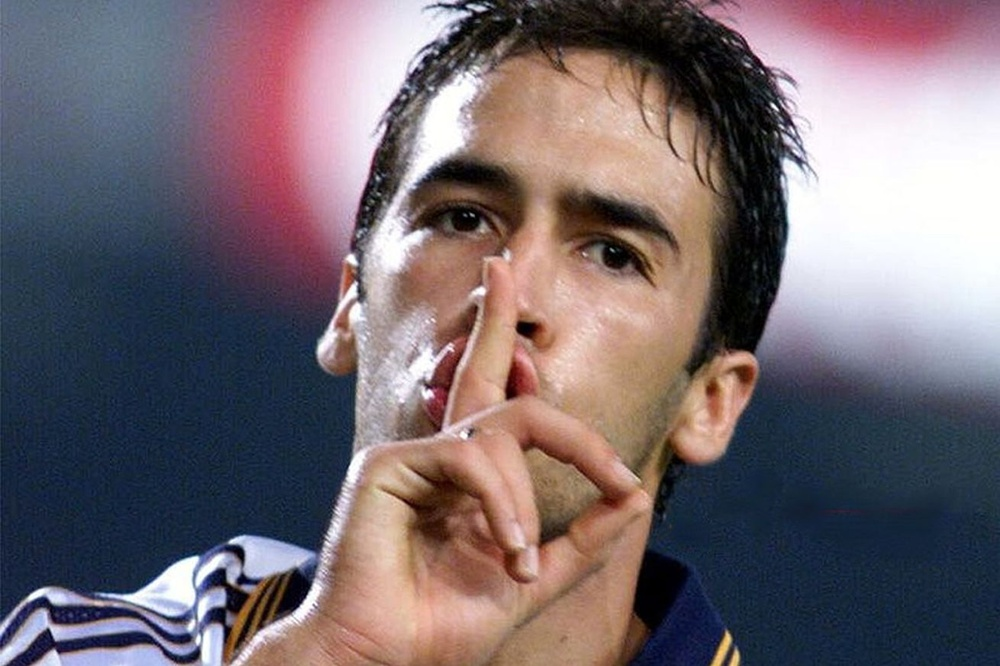
#> input picture pictures/raul.jpg, 1000 x 666 px, shrunk from 1310 x 873 before the run
$ python dotit.py 100 pictures/raul.jpg
#> lines starting #> are read from the running program, lines starting #| are printed output that depends on the picture; after the words box and inside, x2 and y2 are one past the last pixel; in counts of white or black regions, pixels touching at a corner belong together
import cv2
import sys
import numpy as np
from matplotlib import pyplot as plt

if len(sys.argv) < 3:
    print("Usage: python3 dotit.py dot-size image-path")
    exit(-1)
print(sys.argv)
dot_size = int(sys.argv[1])
image = cv2.imread(sys.argv[2])
#> image is the input picture: shape (666, 1000, 3); mean B, G, R 111, 104.4, 116.7
gray_image = cv2.cvtColor(image, cv2.COLOR_RGB2GRAY)
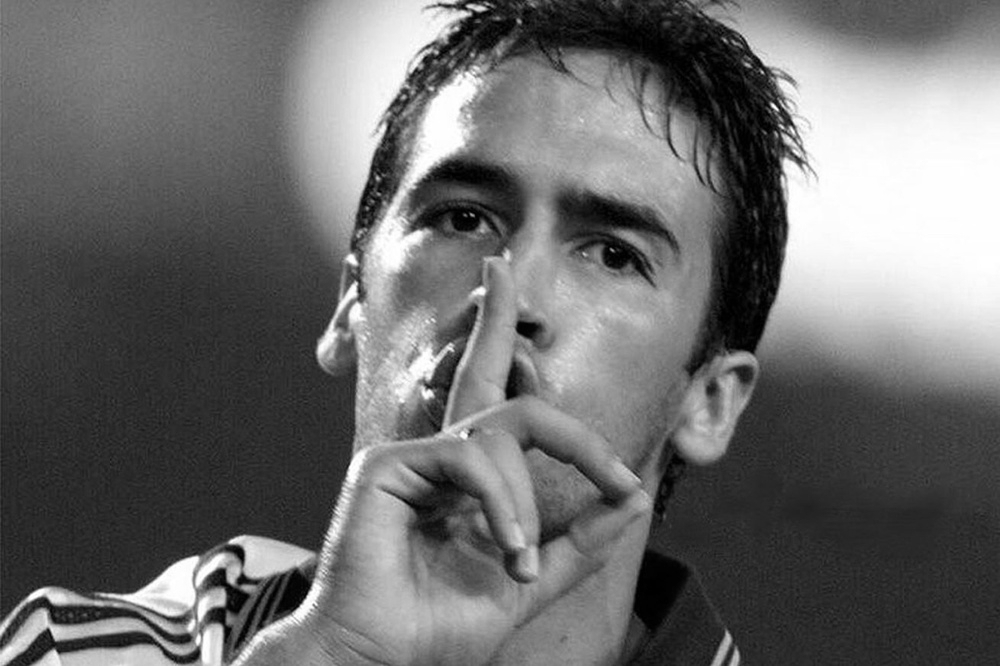
#> gray_image: shape (666, 1000); min 0, max 255, mean 107.8

dot_image = np.zeros(gray_image.shape, np.uint8)
dot_image[:] = 255

for x in range(0, dot_image.shape[0] - dot_size, dot_size):
    for y in range(0, dot_image.shape[1] - dot_size, dot_size):
        gray_val = cv2.mean(gray_image[x:x+dot_size, y:y+dot_size])[0]
        radius = (255 - gray_val) / 255 * dot_size / 2
        cv2.circle(dot_image, (int(y + dot_size / 2), int(x + dot_size / 2)), int(radius), 0, -1)
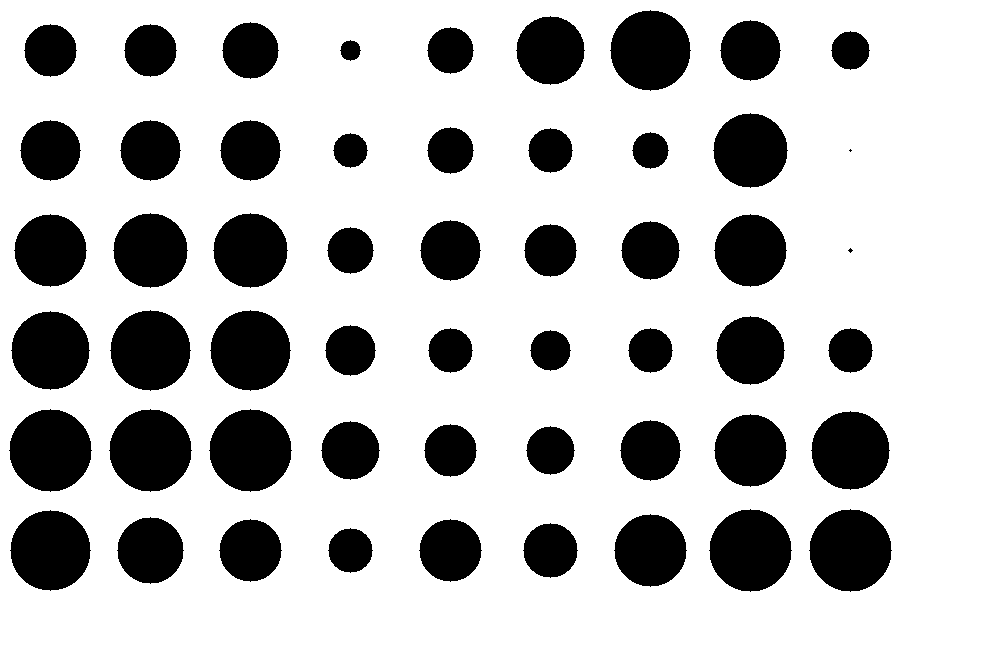
#> dot_image: shape (666, 1000); 76.3% white; 54 black regions (2 under 20 px), largest, box (x1, y1, x2, y2) and area: (9, 409, 92, 492) 5261, (109, 409, 192, 492) 5261, (209, 409, 292, 492) 5261

cv2.imwrite('./dotted_image.png', dot_image)

$ run again, on pictures/federer_dot20.png
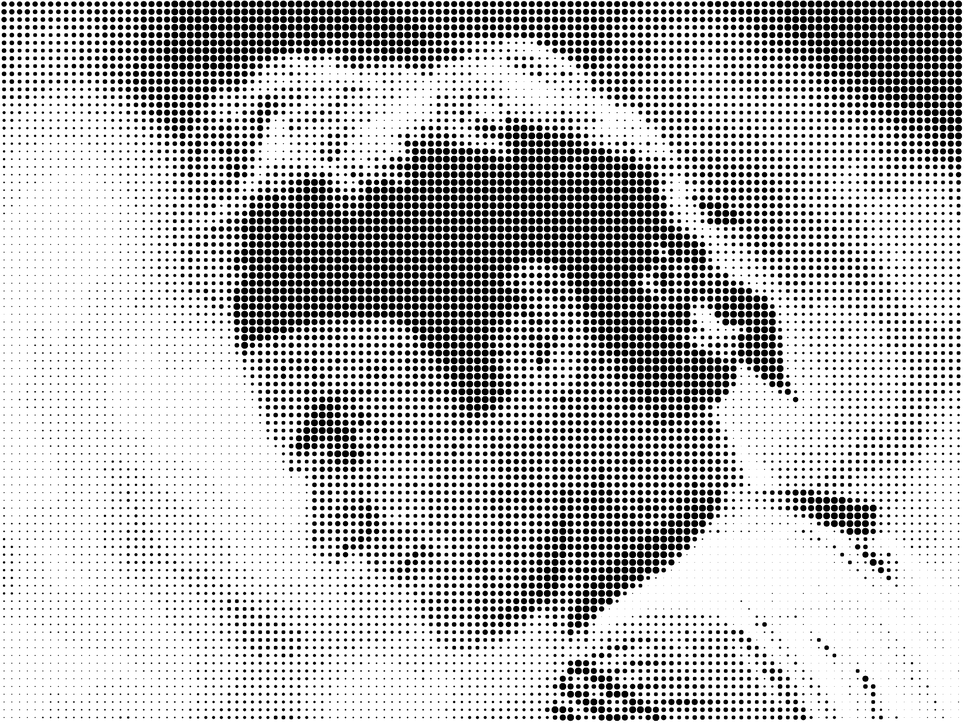
#> input picture pictures/federer_dot20.png, 970 x 727 px, shrunk from 2500 x 1875 before the run
#> image is the input picture: shape (727, 970, 3); min 0, max 255, mean 190.3
#> after the loop `for x in range(0, dot_image.shape[0] - dot_size, dot_size):`:
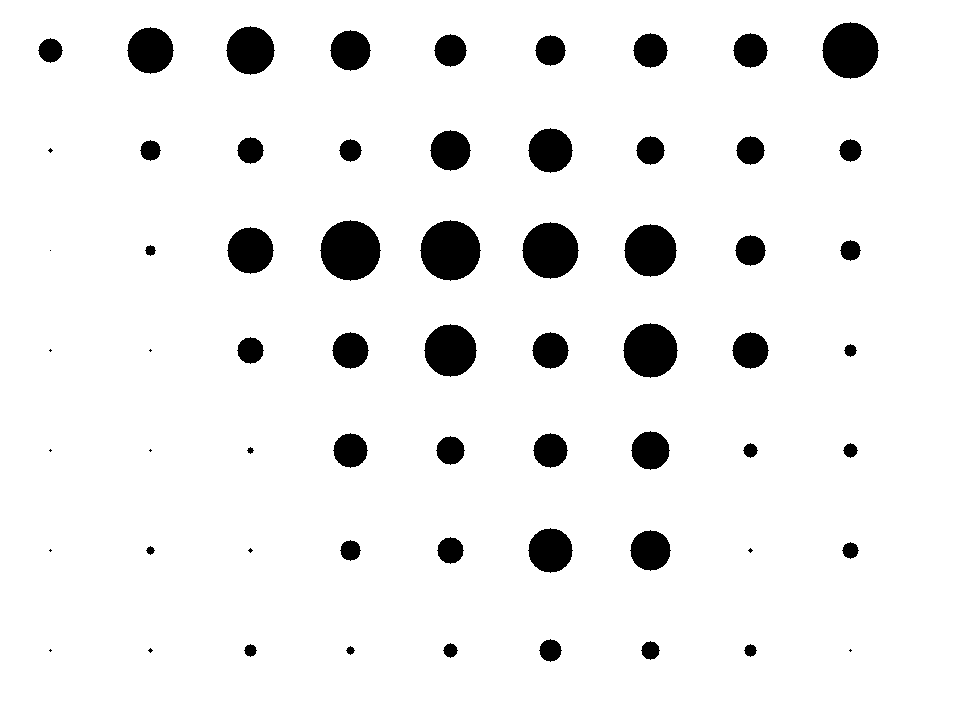
#> dot_image: shape (727, 970); 93.4% white; 63 black regions (12 under 20 px), largest, box (x1, y1, x2, y2) and area: (320, 220, 381, 281) 2821, (420, 220, 481, 281) 2821, (822, 22, 879, 79) 2453
